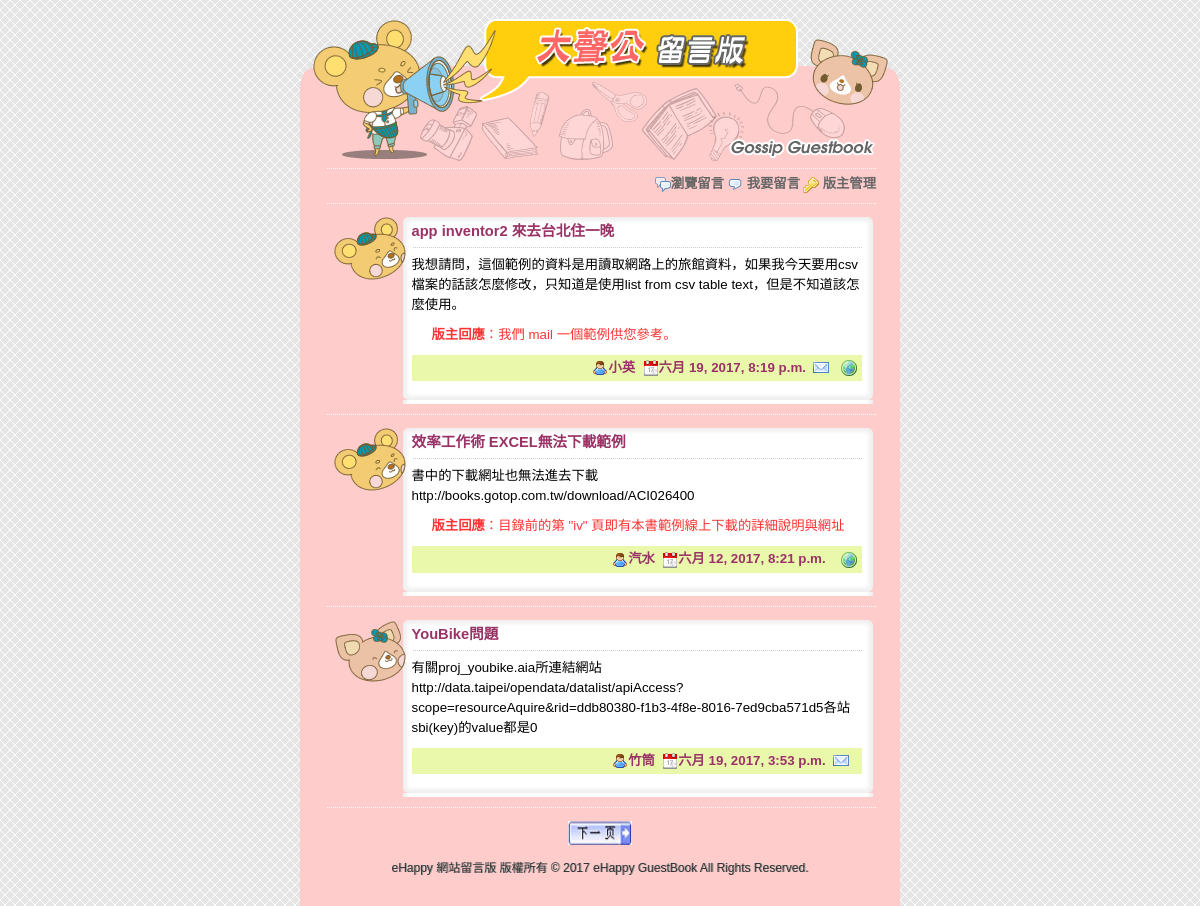
The page / on the database its author committed.
### boardapp/models.py (models this page shows, shortened)
class BoardUnit(models.Model):
    bname = models.CharField(max_length=20, null=False)
    bgender = models.CharField(max_length=2, default='m', null=False)
    bsubject = models.CharField(max_length=100, null=False)
    btime = models.DateTimeField(auto_now=True)
    bmail = models.EmailField(max_length=100, blank=True, default='')
    bweb = models.CharField(max_length=200, blank=True, default='')
    bcontent = models.TextField(null=False)
    bresponse = models.TextField(blank=True, default='')

### boardapp/views.py (the view)
# urls.py: path('', views.index),
def index(request, pageindex=None):  #首頁
	global page  #重複開啟本網頁時需保留 page1 的值
	pagesize = 3  #每頁顯示的資料筆數
	boardall = models.BoardUnit.objects.all().order_by('-id')  #讀取資料表,依時間遞減排序
	datasize = len(boardall)  #資料筆數
	totpage = math.ceil(datasize / pagesize)  #總頁數
	if pageindex==None:  #無參數
		page = 0
		boardunits = models.BoardUnit.objects.order_by('-id')[:pagesize]
	elif pageindex=='prev':  #上一頁
		start = (page-1)*pagesize  #該頁第1筆資料
		if start >= 0:  #有前頁資料就顯示
			boardunits = models.BoardUnit.objects.order_by('-id')[start:(start+pagesize)]
			page -= 1
	elif pageindex=='next':  #下一頁
		start = (page+1)*pagesize  #該頁第1筆資料
		if start < datasize:  #有下頁資料就顯示
			boardunits = models.BoardUnit.objects.order_by('-id')[start:(start+pagesize)]
			page += 1
	currentpage = page + 1  #將目頁前頁面以區域變數傳回html
	return render(request, "index.html", locals())

### templates/index.html (shortened to what this page needs)
{% extends "base.html" %}
{% load static %}
{% block twomenu %}
	<img src="{% static "images/comment.png" %}" width="16" height="16" align="absmiddle" /> <a href="/post/">我要留言</a>
	<img src="{% static "images/key.png" %}" width="16" height="16" align="absmiddle" /> <a href="/login/">版主管理</a>
{% endblock %}
{% block content %}
	 </td>
  </tr>
  {% for unit in boardunits %}
	<tr>
	  <td background="{% static "images/g_r3_c3.png" %}">
		  <table width="545" border="0" align="center" cellpadding="0" cellspacing="0" background="{% static "images/g_r5_c4.png" %}"
			<tr>
			  <td valign="top" style="background:url({% static "images/g_r4_c4.png" %}); background-repeat:no-repeat">
				<div class="floorDiv">
					{% if unit.bgender == "m" %}
						<img src="{% static "images/boy.png" %}" width="72" height="63" />
					{% else %}
						<img src="{% static "images/girl.png" %}" width="72" height="63" />
					{% endif %}
				</div>
				<div class="contentDiv">
				  <p class="title">{{unit.bsubject}}</p>
				  <p>{{unit.bcontent}}</p>
				  {% if unit.bresponse != "" %}
					<div class="responseDiv">
					  <p><strong>版主回應</strong>：{{unit.bresponse}}</p>
					</div>
				  {% endif %}
				  <p class="editor"><img src="{% static "images/user.png" %}" width="16" height="16" align="absmiddle">{{unit.bname}}&nbsp;
					<img src="{% static "images/date.png" %}" width="16" height="16" align="absmiddle">{{unit.btime}}&nbsp;
					{% if unit.bmail != "" %}
					  <a href="mailto:{{unit.bmail}}" target="_blank">
					  <img src="{% static "images/email.png" %}" width="16" height="16" border="0" align="absmiddle"></a>
					{% endif %}
					{% if unit.bweb != "" %}
					  <a href="{{unit.bweb}}" target="_blank">
					  <img src="{% static "images/world.png" %}" width="16" height="16" border="0" align="absmiddle"></a>
					{% endif %}
				  </p>
				</div>
			  </td>
			</tr>
			<tr>
			  <td><img name="g_r7_c4" src="{% static "images/g_r7_c4.png" %}" width="545" height="12" border="0" alt=""></td>
			</tr>
		  </table>
		  <span class="functionDiv">
			  <img src="{% static "images/g_r9_c3.png" %}" width="600" height="20" border="0" />
		  </span>
  {% empty %}
	<tr>
	  <td background="{% static "images/g_r3_c3.png" %}">
		  <div class="messageDiv"><img src="{% static "images/exclamation.png" %}" width="16" height="16" align="absmiddle"> 目前沒有新的資料，歡迎您留言。</div></td>
	</tr>
  {% endfor %}
	  <tr>
		<td background="{% static "images/g_r3_c3.png" %}">
		  <div class="pagebutton">
		  {% if currentpage < totpage %}
			  <a href="/index/next/" title="下一頁">
			  <img src="{% static "images/nextpage.png" %}" alt="下一頁" width="64" height="24" /></a>
		  {% endif %}
		  </div>
		</td>
	  </tr>
	  <tr>
		<td background="{% static "images/g_r3_c3.png" %}">
{% endblock %}

### templates/base.html (shortened to what this page needs)
<!DOCTYPE html>
<html>
<head>
	{% load static %}
	<link href="{% static "css/style.css" %}" rel="stylesheet" type="text/css" />
</head>
<body bgcolor="#ffffff">
	<div id="warp">
	  <table width="600" border="0" align="center" cellpadding="0" cellspacing="0">
		<tr>
		  <td height="176" background="{% static "images/g_r1_c3.png" %}">&nbsp;</td>
		</tr>
		<tr>
		  <td background="{% static "images/g_r3_c3.png" %}">
			  <div class="functionDiv">
				<table width="92%" border="0" align="center" cellpadding="0" cellspacing="0">
				  <tr>
					<td align="right">
						<img src="{% static "images/comments.png" %}" width="16" height="16" align="absmiddle" /><a href="/index/">瀏覽留言</a>
						{% block twomenu %}{% endblock %}
					</td>
				  </tr>
				</table>
				<img src="{% static "images/g_r9_c3.png" %}" alt width="600" height="20" border="0" />
			  </div>
			  {% block content %}{% endblock %}
				<div id="siteinfo"> eHappy 網站留言版&nbsp;版權所有 &copy; 2017&nbsp;eHappy GuestBook All Rights Reserved. </div></td>
			</tr>
	</div>
</body>
</html>

### static/css/style.css (style rules this page uses)
html, body { margin: 0; padding: 0; height: 100%; border: none; }
body { margin-left: 0px; margin-top: 0px; margin-right: 0px; margin-bottom: 0px; background-image: url(images/bg.gif); }
#warp { display: table; height: 100%; margin-right: auto; margin-left: auto; width: 600px; }
#siteinfo { font-size: 12px; text-align: center; color: #333; text-decoration: none; font-family: Verdana, Geneva, sans-serif; line-height: 120%; margin: 10px 10px 30px 10px; text-shadow: 1px 0px #999; }
.contentDiv { float: left; width: 450px; margin-top: 0px; margin-right: 10px; margin-bottom: 0px; margin-left: 10px; }
.contentDiv .title { font-family: Arial, Helvetica, sans-serif; font-size: 11pt; line-height: 28px; font-weight: bold; color: #993366; margin-top: 0px; margin-bottom: 5px; }
.contentDiv p { font-family: Arial, Helvetica, sans-serif; font-size: 10pt; line-height: 150%; margin-top: 0px; margin-bottom: 10px; }
.contentDiv .editor { font-family: Arial, Helvetica, sans-serif; font-size: 10pt; line-height: 120%; font-weight: bold; color: #993366; text-align: right; background-color: #EAF8AB; padding: 5px; margin-top: 5px; margin-right: 0px; margin-bottom: 5px; margin-left: 0px; }
.contentDiv .editor a { color: #063; text-decoration: none; }
.contentDiv .responseDiv { color: #F33; margin-top: 0px; margin-right: 5px; margin-bottom: 5px; margin-left: 20px; }
.functionDiv { font-size: 10pt; line-height: 16px; color: #666; }
.functionDiv a { text-decoration: none; font-weight: bold; color: #666; }
.floorDiv { width: 48px; padding-right: 20px; float: left; height: 64px; padding-left: 6px; }
.pagebutton { height: 30px; margin-right: auto; margin-left: auto; text-align: center; }

### rows shown on the page
BoardUnit: bsubject "app inventor2 來去台北住一晚", bcontent "我想請問，這個範例的資料是用讀取網路上的旅館資料，如果我今天要用csv檔案的話該怎麼修改，只知道是使用list from csv table text，但是不知道該怎麼使用。", bresponse "我們 mail 一個範例供您參考。", bname "小英", btime "六月 19, 2017, 8:19 p.m."
BoardUnit: bsubject "效率工作術 EXCEL無法下載範例", bcontent "書中的下載網址也無法進去下載 http://books.gotop.com.tw/download/ACI026400", bresponse "目錄前的第 \"iv\" 頁即有本書範例線上下載的詳細說明與網址", bname "汽水", btime "六月 12, 2017, 8:21 p.m."
BoardUnit: bsubject "YouBike問題", bcontent "有關proj_youbike.aia所連結網站http://data.taipei/opendata/datalist/apiAccess?scope=resourceAquire&rid=ddb80380-f1b3-4f8e-8016-7ed9cba571d5各站sbi(key)的value都是0", bname "竹筒", btime "六月 19, 2017, 3:53 p.m."
